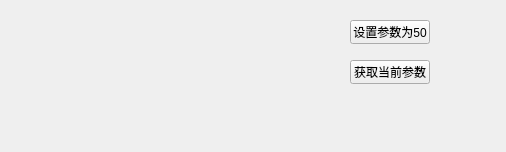
<?xml version="1.0" encoding="UTF-8"?>
<ui version="4.0">
 <class>Widget</class>
 <widget class="QWidget" name="Widget">
  <property name="geometry">
   <rect>
    <x>0</x>
    <y>0</y>
    <width>506</width>
    <height>152</height>
   </rect>
  </property>
  <property name="windowTitle">
   <string>Widget</string>
  </property>
  <widget class="SmallWidget" name="widget" native="true">
   <property name="geometry">
    <rect>
     <x>30</x>
     <y>20</y>
     <width>281</width>
     <height>81</height>
    </rect>
   </property>
  </widget>
  <widget class="QPushButton" name="btnSet">
   <property name="geometry">
    <rect>
     <x>350</x>
     <y>20</y>
     <width>80</width>
     <height>24</height>
    </rect>
   </property>
   <property name="text">
    <string>设置参数为50</string>
   </property>
  </widget>
  <widget class="QPushButton" name="btnGet">
   <property name="geometry">
    <rect>
     <x>350</x>
     <y>60</y>
     <width>80</width>
     <height>24</height>
    </rect>
   </property>
   <property name="text">
    <string>获取当前参数</string>
   </property>
  </widget>
 </widget>
 <customwidgets>
  <customwidget>
   <class>SmallWidget</class>
   <extends>QWidget</extends>
   <header location="global">smallwidget.h</header>
   <container>1</container>
  </customwidget>
 </customwidgets>
 <resources/>
 <connections/>
</ui>
